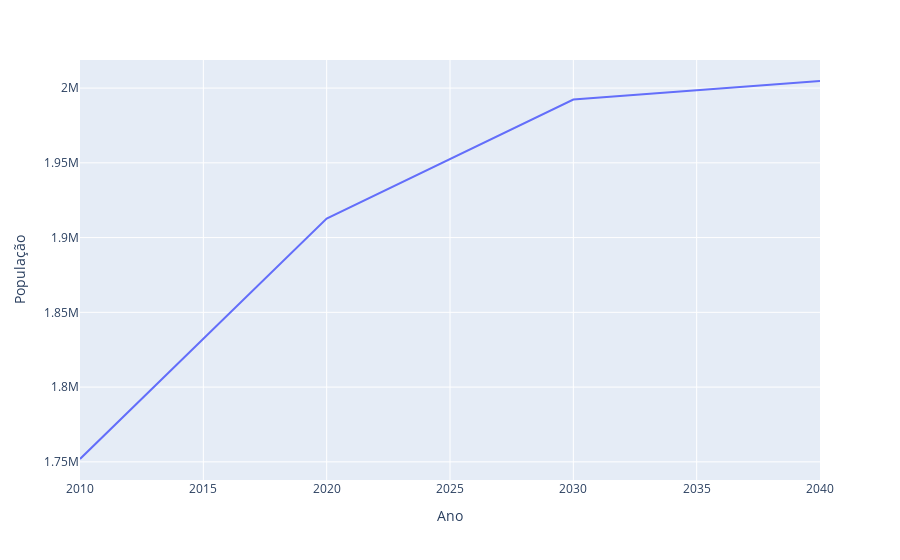

Notebook code cell kept with this figure:
### Code cell
px.line(data_frame=projecao_populacional_interesse, x='Ano', y='População')

### Figure 1 — Plotly figure (JSON) as saved in the notebook; plotly's stock layout.template omitted (floating-point values rounded to 4 significant figures)
{"data": [{"hovertemplate": "Ano=%{x}<br>População=%{y}<extra></extra>", "legendgroup": "", "line": {"color": "#636efa", "dash": "solid"}, "mode": "lines", "name": "", "orientation": "v", "showlegend": false, "type": "scatter", "x": ["2010", "2020", "2030", "2040"], "xaxis": "x", "y": [1751907, 1912757, 1992368, 2004739], "yaxis": "y"}], "layout": {"autosize": true, "legend": {"tracegroupgap": 0}, "margin": {"t": 60}, "xaxis": {"anchor": "y", "autorange": true, "domain": [0, 1], "range": [2010, 2040], "title": {"text": "Ano"}, "type": "linear"}, "yaxis": {"anchor": "x", "autorange": true, "domain": [0, 1], "range": [1738000.0, 2019000.0], "title": {"text": "População"}, "type": "linear"}}}
